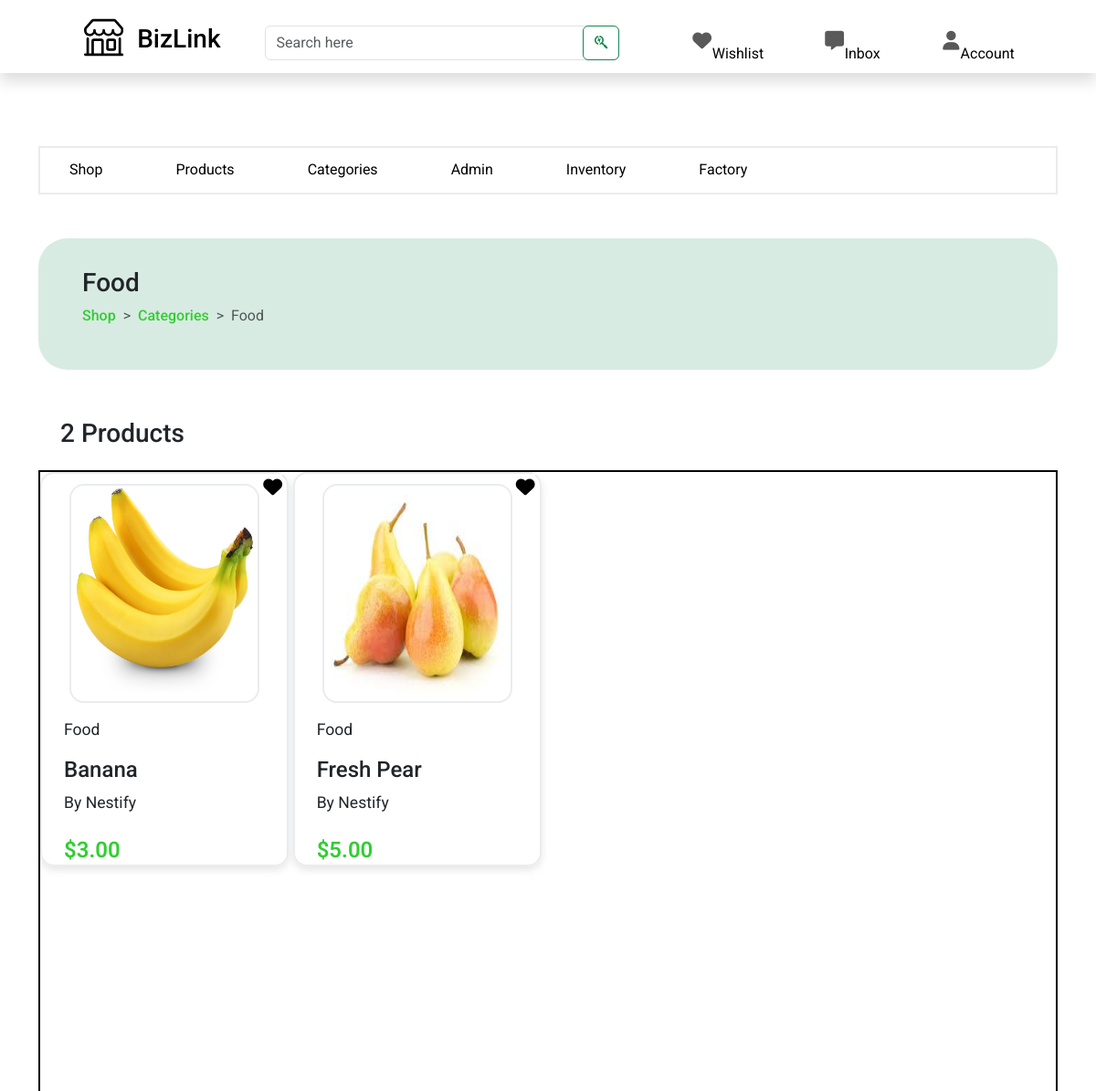
Before: /core/owner/home/category/category53AC5EB1E5/ (signed in, upper part) with the older database file.
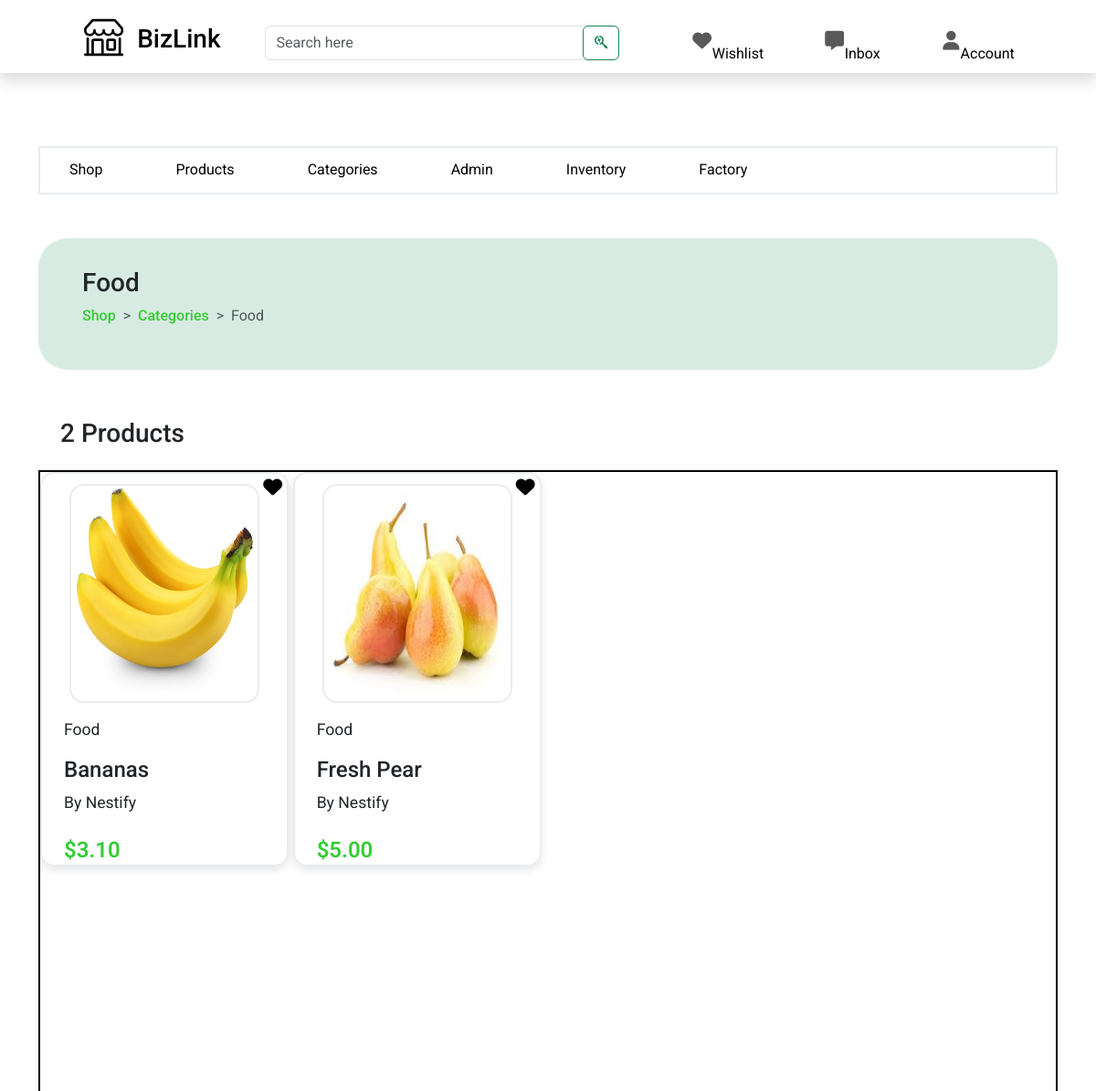
After: the same page with the newer database file.
### shop/models.py (models this page shows, shortened)
class Product(models.Model):
    productId =  ShortUUIDField(unique=True, length=10, max_length=21, prefix="product", alphabet="ABCDEF0123456789")
    name = models.CharField(max_length=255)
    category = models.ForeignKey(Category, related_name='category_products', on_delete=models.CASCADE)
    image = models.ImageField(upload_to='product_directory_path', blank=True, null=True)
    video = models.ForeignKey(ProductVideo, null=True, blank=True, on_delete=models.SET_NULL, related_name="product_on_the_video")
    shop = models.ForeignKey(Shop, related_name='shop_products', on_delete=models.CASCADE)
    description = models.TextField(blank=True, null=True)
    specifications = models.TextField(blank=True, null=True)
    mfg = models.DateTimeField(auto_now_add=False, null=True, blank=True)
    price = models.DecimalField(max_digits=15, decimal_places=2)
    stock_quantity = models.PositiveIntegerField()
    created_by = models.ForeignKey(settings.AUTH_USER_MODEL, related_name='user_products', on_delete=models.CASCADE)
    created_at = models.DateTimeField(auto_now_add=True)
    updated_at = models.DateTimeField(auto_now=True)
    tags = TaggableManager(blank=True)
    sku = ShortUUIDField(unique=True, length=4, max_length=10, prefix="sku", alphabet="0123456789")
    class Meta:
        ordering = ('name',)
        unique_together = ('created_by', 'name', 'category')

class Category(models.Model):
    categoryId =  ShortUUIDField(unique=True, length=10, max_length=21, prefix="category", alphabet="ABCDEF0123456789")
    name = models.CharField(max_length=255)
    description = models.TextField(blank=False, null=False)
    image = models.ImageField(upload_to='category_directory_path', blank=True, null=True)
    shop = models.ForeignKey(Shop, related_name='shop_categories', on_delete=models.CASCADE)
    created_at = models.DateTimeField(auto_now_add=True)
    created_by = models.ForeignKey(settings.AUTH_USER_MODEL, on_delete=models.CASCADE, related_name="user_categories")
    class Meta:
        ordering = ('name',)
        verbose_name_plural = 'Categories'
        unique_together = ('created_by', 'name')

class Shop(models.Model):
    shopId = ShortUUIDField(unique=True, length=10, max_length=21, prefix="shop", alphabet="ABCDEF0123456789")
    name = models.CharField(max_length=255)
    description = models.TextField(blank=False, null=False)
    image = models.ImageField(upload_to='shop_directory_path', blank=True, null=True)
    address = models.TextField(blank=False, null=False)
    contact = models.CharField(max_length=255)
    created_at = models.DateTimeField(auto_now_add=True)
    created_by = models.OneToOneField(settings.AUTH_USER_MODEL, on_delete=models.CASCADE, related_name="user_shop")
    class Meta:
        ordering = ('name',)
        unique_together = ('created_by', 'name')

### core/views.py (the view, shortened to what this page needs)
# urls.py: path("owner/home/category/<categoryId>/", views.category_detail, name="category_detail"),
def category_detail(request, categoryId):
    user = request.user
    if user.user_type == 'business_owner':
        try:
            category = Category.objects.get(created_by=user, categoryId=categoryId)
            shop = Shop.objects.get(created_by=user)
        except Category.DoesNotExist:
            messages.error(request, "No category detail available.")
    products = Product.objects.filter(shop=shop, category=category)
    wishlist_items = Wishlist.objects.filter(created_by=user).values_list('product__productId', flat=True)
    return render(request, "core/owner/category-detail.html", {
        'category': category,
        'products': products,
        'wishlist_items': wishlist_items,
    })

### core/templatetags/custom_tags.py (called while the page is built)
@register.filter
def startswith(value, arg):
    return value.startswith(arg)

### templates/core/owner/category-detail.html (shortened to what this page needs)
{% extends "core/owner/owner-base.html" %}
{% block content %}
<section class="category_detail_intro_section">
    <div class="container">
        <div class="intro-section-box">
            <div class="intro-banner">
                <h3>{{ category.name }}</h3>
                <div class="breadcrumb-box">
                    <ol class="breadcrumb">
                        <li class="breadcrumb-item"><a href="{% url 'core:owner_shop' %}">Shop</a></li>
                        <li class="breadcrumb-item"><a href="{% url 'core:category' %}">Categories</a></li>
                        <li class="breadcrumb-item active" aria-current="page">{{ category.name }}</li>
                      </ol>
                </div>
            </div>
            <div class="product-collection">
                {% if products %}
                    <h3>
                        {% if products.count  == 1 %}
                            1 Product
                        {% else %}
                            {{ products.count  }} Products
                        {% endif %}
                    </h3>
                        <div class="product-collection-box">
                            {% for product in products %}
                                <div class="product-box">
                                    <a href="{% url 'core:product_detail' product.productId %}">
                                        <div class="product-image">
                                            <img src="{{ product.image.url }}" alt="{{ product.name }} image">
                                        </div>
                                    </a>
                                    <a href="#" class="add-to-wishlist" data-product-item="{{ product.productId }}">
                                        <i class="fa-solid fa-heart {% if product.productId in wishlist_items %}green-heart{% endif %}">
                                        </i>
                                    </a>
                                    <p>{{ product.category.name }}</p>
                                    <h4>{{ product.name }}</h4>
                                    <p>By {{ product.shop.name }}</p>
                                    <div class="price-and-button">
                                        <p class="price">${{ product.price }}</p>
                                    </div>
                                </div>
                            {% endfor %}
                        </div>
                {% else %}
                    {% if user.user_type == 'business_owner' %}
                        <p class="no-products-text">No products available. <a href="#">Click here</a> to create products</p>
                    {% else %}
                        <p>No products available.</p>
                    {% endif %}
                {% endif %}
            </div>
        </div>
    </div>
</section>
{% endblock %}

Changed rows visible on the page:
changed Product: name "Banana" → "Bananas"; price "3.00" → "3.10"
